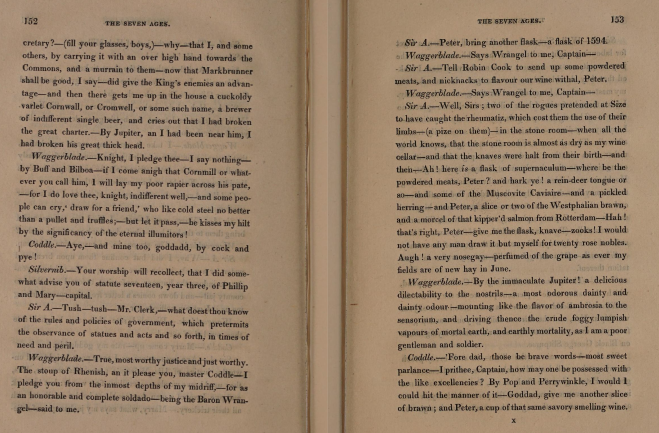
#> input picture testCorpus/medium_size_text.PNG, 1318 x 866 px (shown at 1/2 size)
$ python -i image_processor.py   (imports and definitions only)
#> lines starting #> are read from the running program, lines starting #| are printed output that depends on the picture; after the words box and inside, x2 and y2 are one past the last pixel; in counts of white or black regions, pixels touching at a corner belong together
"""
image_processor.py
Image manipulation operations for gridOCR.
All operations save to a new file and return the new path.
The original is never overwritten.
"""

import cv2
import numpy as np
import os
from pathlib import Path


# [13 lines left out: functions _save, _out_path, not called in this run]


def deskew(image_path: str) -> dict:
    """
    Detect and correct skew using Hough line detection.
    Returns {ok, new_path, angle} where angle is degrees corrected.
    """
#> called with image_path = '../testCorpus/medium_size_text.PNG'
    img = cv2.imread(image_path)
#> img is the input picture: shape (866, 1318, 3); mean B, G, R 106.8, 130.2, 153.1
    if img is None:
        return {"ok": False, "error": f"Cannot read: {image_path}"}

    h, w = img.shape[:2]
#> h = 866; w = 1318
    gray = cv2.cvtColor(img, cv2.COLOR_BGR2GRAY)
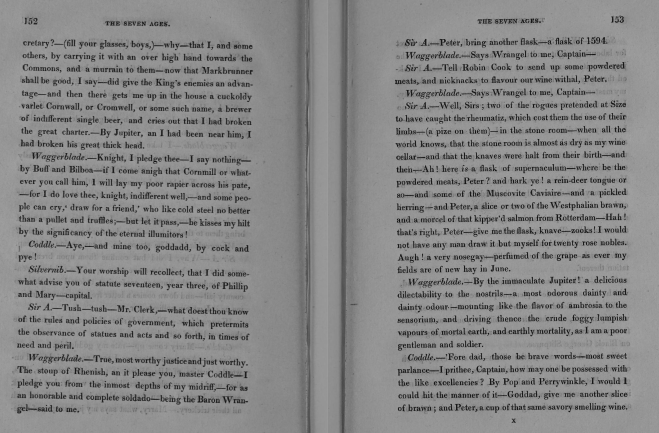
#> gray: shape (866, 1318) (shown at 1/2 size); min 3, max 173, mean 134.4

    # Binarise
    _, binary = cv2.threshold(gray, 0, 255, cv2.THRESH_BINARY_INV + cv2.THRESH_OTSU)
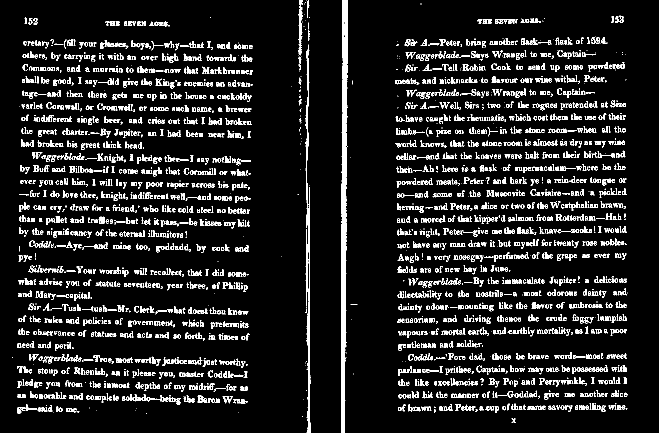
#> binary: shape (866, 1318) (shown at 1/2 size); 9.9% white in thin lines or dots

    # Detect lines via Hough
    edges = cv2.Canny(binary, 50, 150, apertureSize=3)
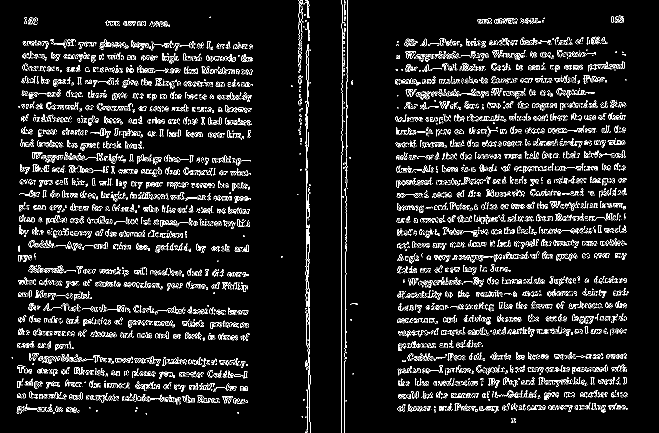
#> edges: shape (866, 1318) (shown at 1/2 size); 6.9% white in thin lines or dots
    lines = cv2.HoughLinesP(edges, 1, np.pi/180, threshold=100,
                             minLineLength=w//4, maxLineGap=20)
#> lines = 150 rows, first 6: [682, 865, 682, 368], [43, 164, 486, 164], [43, 163, 399, 163], [47, 89, 502, 89], [156, 545, 492, 551], [40, 340, 501, 348]

    if lines is None or len(lines) == 0:
        # No lines found — return original
        return {"ok": True, "new_path": image_path, "angle": 0.0}

    # Collect angles of near-horizontal lines only
    angles = []
    for line in lines:
        x1, y1, x2, y2 = line[0]
        if x2 == x1:
            continue
        angle = np.degrees(np.arctan2(y2 - y1, x2 - x1))
        # Only consider lines within ±20° of horizontal
        if abs(angle) <= 20:
            angles.append(angle)
#> this loop made 150 passes
#> (x1, y1, x2, y2, angle) on passes 2 to 13: (43, 164, 486, 164, 0), (43, 163, 399, 163, 0), (47, 89, 502, 89, 0), (156, 545, 492, 551, 1.02), (40, 340, 501, 348, 0.994), (39, 442, 499, 450, 0.996), (793, 440, 1239, 440, 0), (791, 237, 1249, 237, 0), (886, 432, 1242, 438, 0.966), (795, 490, 1246, 490, 0), (796, 614, 1237, 606, -1.04), (41, 443, 499, 451, 1)
#> (x1, y1, x2, y2) on passes 1, 14: (682, 865, 682, 368), (692, 502, 692, 165)
#> after the loop, angles = 148 values, max 1.93 at index 44, min -1.04 at index 10, mean 0.304

    if not angles:
        return {"ok": True, "new_path": image_path, "angle": 0.0}

    # Use median angle
    skew_angle = float(np.median(angles))
#> skew_angle = 0

    if abs(skew_angle) < 0.1:
        return {"ok": True, "new_path": image_path, "angle": 0.0}

    # Rotate to correct skew
    corrected = _rotate_image(img, skew_angle)
    out = _out_path(image_path, "deskewed")
    _save(out, corrected)
    return {"ok": True, "new_path": out, "angle": round(skew_angle, 2)}


# [146 lines left out: functions rotate, adjust_levels, perspective_correct, _rotate_image, not called in this run]

>>> result = deskew('../testCorpus/medium_size_text.PNG')

$ run again, on testCorpus/pg1.PNG
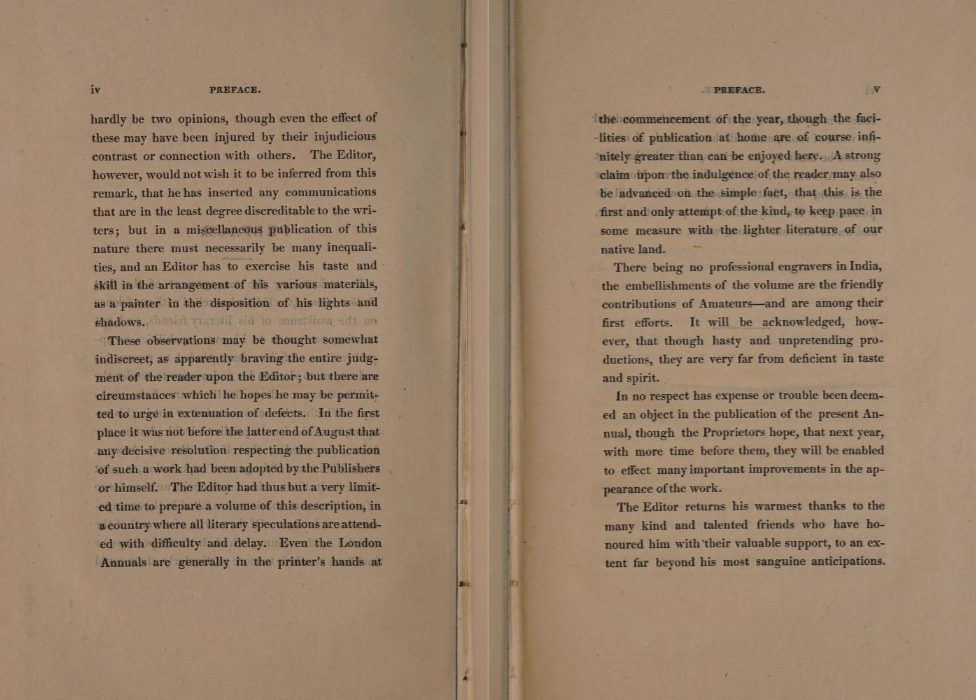
#> input picture testCorpus/pg1.PNG, 976 x 700 px
#> in deskew, img is the input picture: shape (700, 976, 3); mean B, G, R 109, 132, 155.7
#> in deskew, `_, binary = cv2.threshold(gray, 0, 255, cv2.THRESH_BINARY_INV + cv2.TH..`:
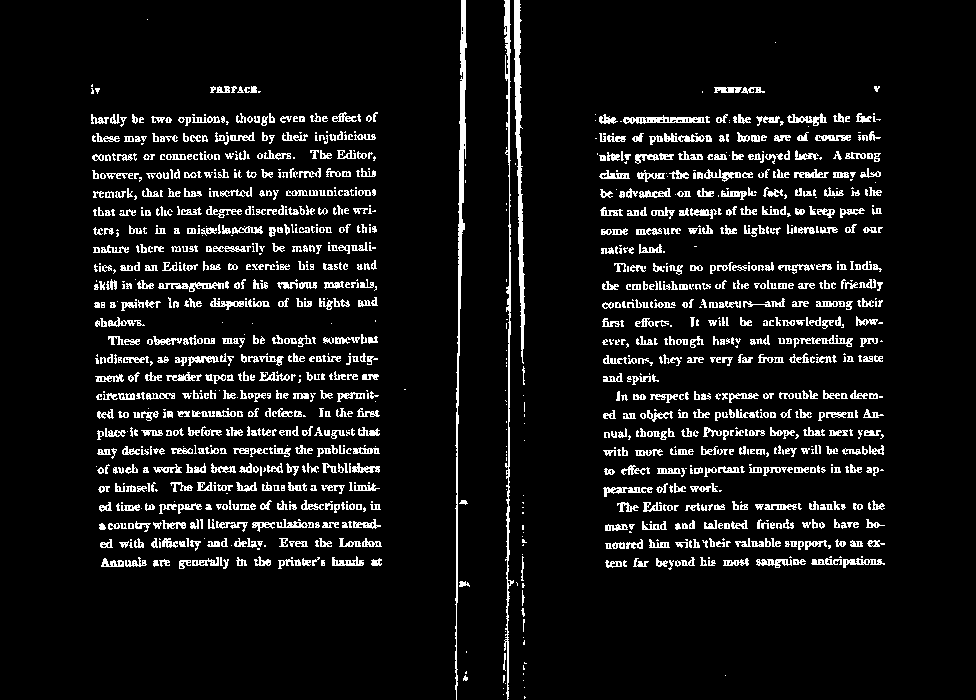
#> binary: shape (700, 976); 8.1% white in thin lines or dots, all inside (x1, y1, x2, y2) = (91, 0, 885, 700)
#> in deskew, `edges = cv2.Canny(binary, 50, 150, apertureSize=3)`:
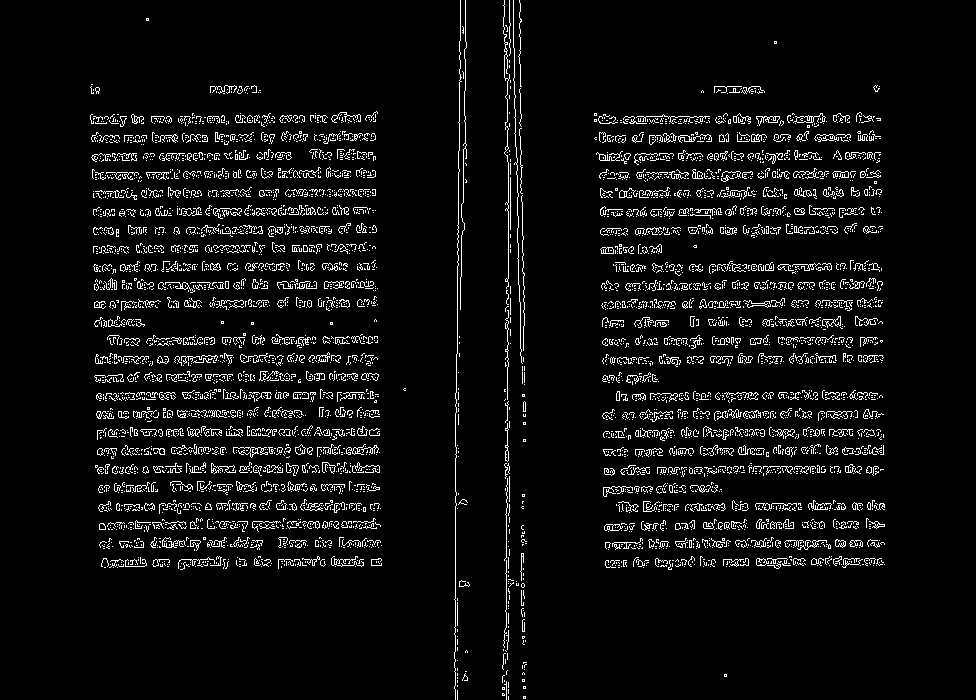
#> edges: shape (700, 976); 5.7% white in thin lines or dots, all inside (x1, y1, x2, y2) = (90, 0, 885, 700)
#> lines = 158 rows, first 6: [90, 116, 375, 116], [455, 699, 455, 393], [506, 699, 506, 405], [94, 288, 377, 288], [596, 153, 874, 153], [103, 559, 381, 559]
#> the loop in deskew, `for line in lines:` made 158 passes
#> (x1, y1, x2, y2, angle) on passes 1, 4, 5: (90, 116, 375, 116, 0), (94, 288, 377, 288, 0), (596, 153, 874, 153, 0)
#> after the loop in deskew, `for line in lines:`: angles = 156 values, max 0 at index 0, min -2.12 at index 78, mean -0.0505
#> skew_angle = 0

$ run again, on testCorpus/pg2.PNG
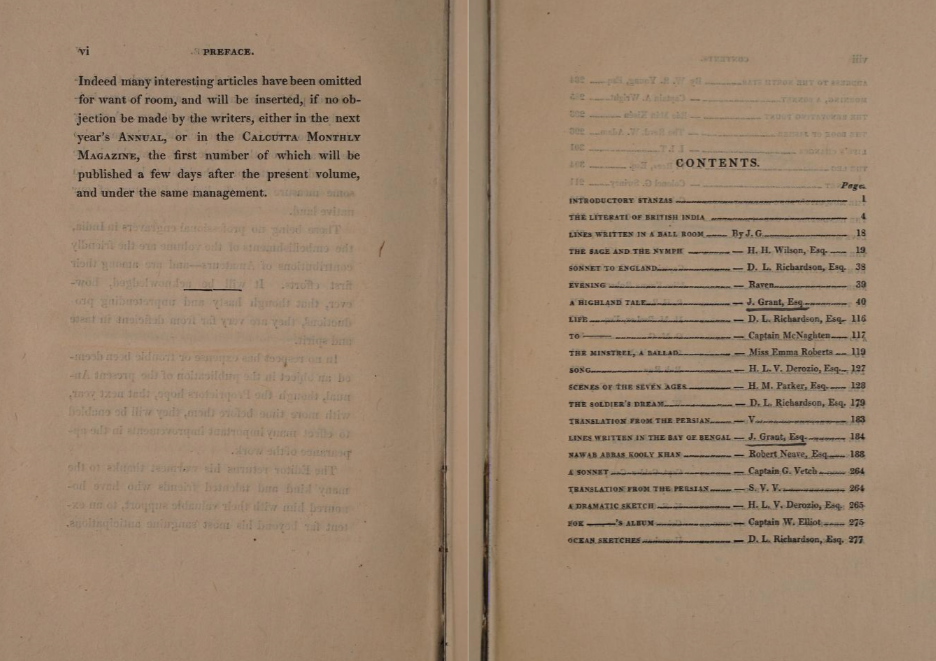
#> input picture testCorpus/pg2.PNG, 936 x 661 px
#> in deskew, img is the input picture: shape (661, 936, 3); mean B, G, R 110.9, 134.2, 157.8
#> in deskew, `_, binary = cv2.threshold(gray, 0, 255, cv2.THRESH_BINARY_INV + cv2.TH..`:
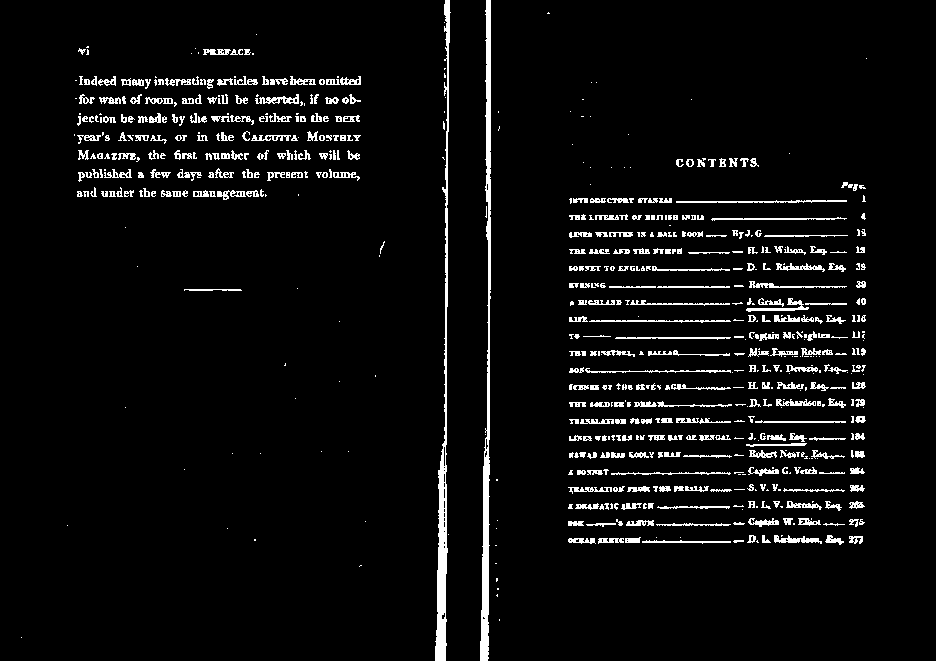
#> binary: shape (661, 936); 4.9% white in thin lines or dots
#> in deskew, `edges = cv2.Canny(binary, 50, 150, apertureSize=3)`:
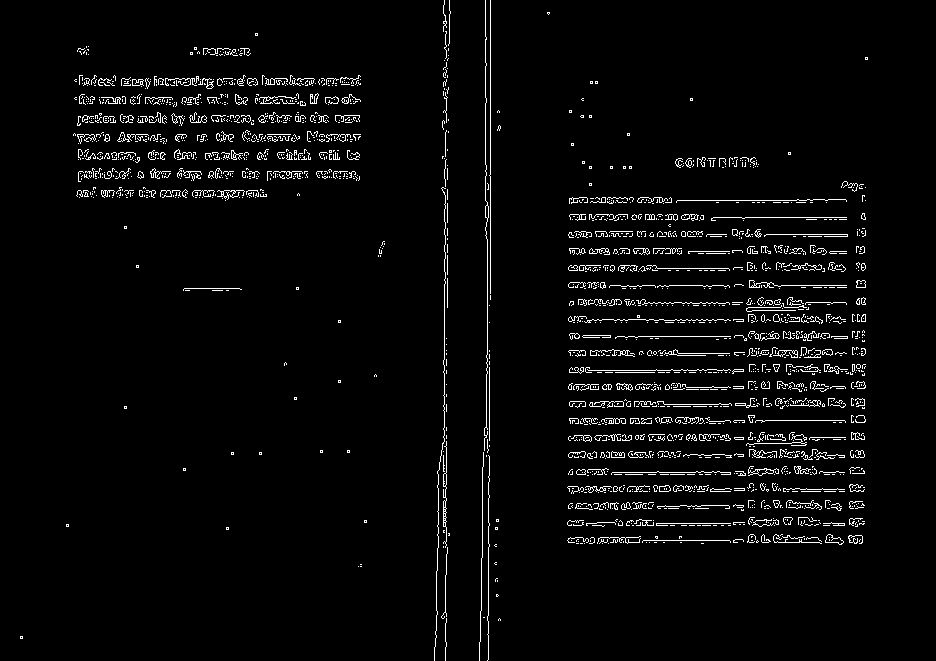
#> edges: shape (661, 936); 3.4% white in thin lines or dots
#> lines = 47 rows, first 6: [490, 299, 490, 0], [445, 283, 445, 15], [444, 541, 444, 158], [485, 235, 485, 0], [446, 574, 446, 338], [569, 491, 863, 491]
#> the loop in deskew, `for line in lines:` made 47 passes
#> (x1, y1, x2, y2, angle) on passes 6 to 13: (569, 491, 863, 491, 0), (569, 200, 865, 200, 0), (568, 285, 865, 285, 0), (569, 420, 865, 420, 0), (569, 472, 864, 472, 0), (567, 523, 864, 523, 0), (610, 336, 857, 336, 0), (567, 540, 862, 540, 0)
#> after the loop in deskew, `for line in lines:`: angles = 42 values, max 1.02 at index 40, min -1.12 at index 19, mean -0.0657
#> skew_angle = 0

$ run again, on testCorpus/pg3.PNG
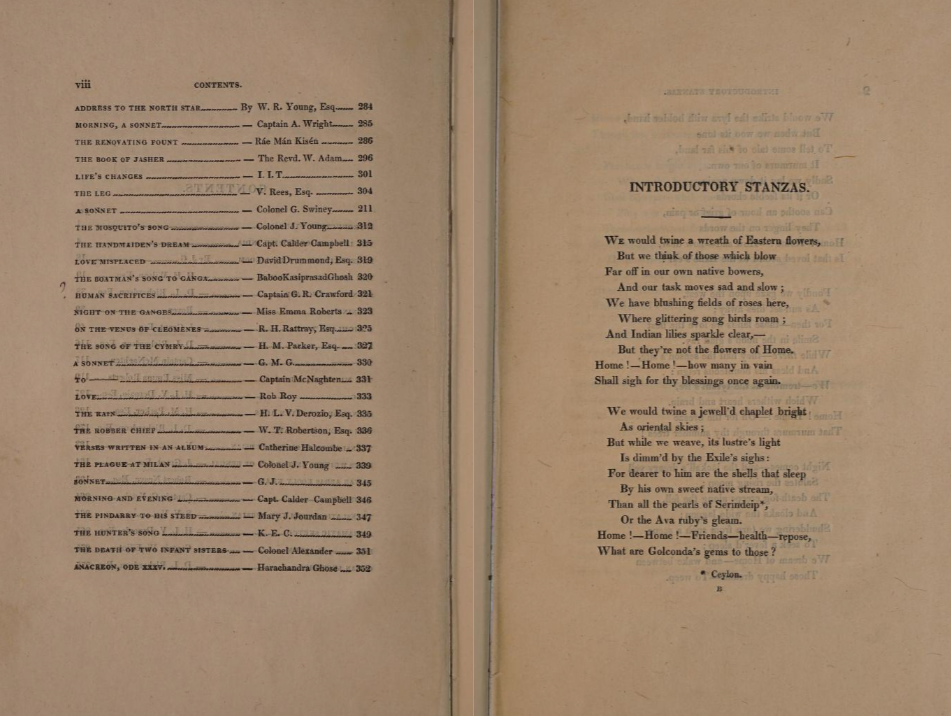
#> input picture testCorpus/pg3.PNG, 951 x 716 px
#> in deskew, img is the input picture: shape (716, 951, 3); mean B, G, R 108.8, 133.6, 158.6
#> in deskew, `_, binary = cv2.threshold(gray, 0, 255, cv2.THRESH_BINARY_INV + cv2.TH..`:
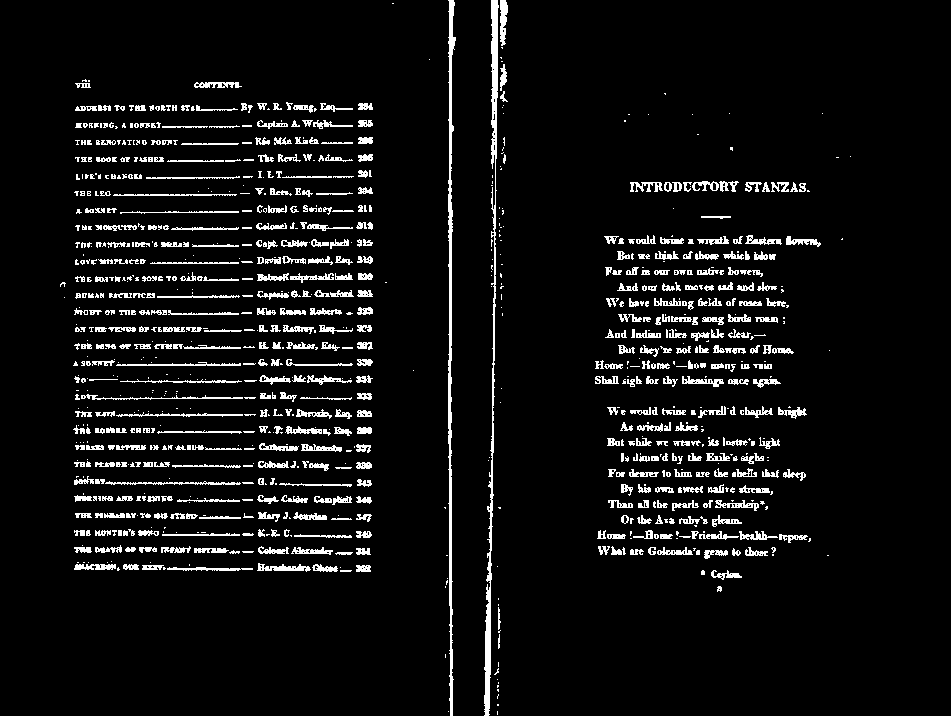
#> binary: shape (716, 951); 6.4% white in thin lines or dots, all inside (x1, y1, x2, y2) = (60, 0, 851, 716)
#> in deskew, `edges = cv2.Canny(binary, 50, 150, apertureSize=3)`:
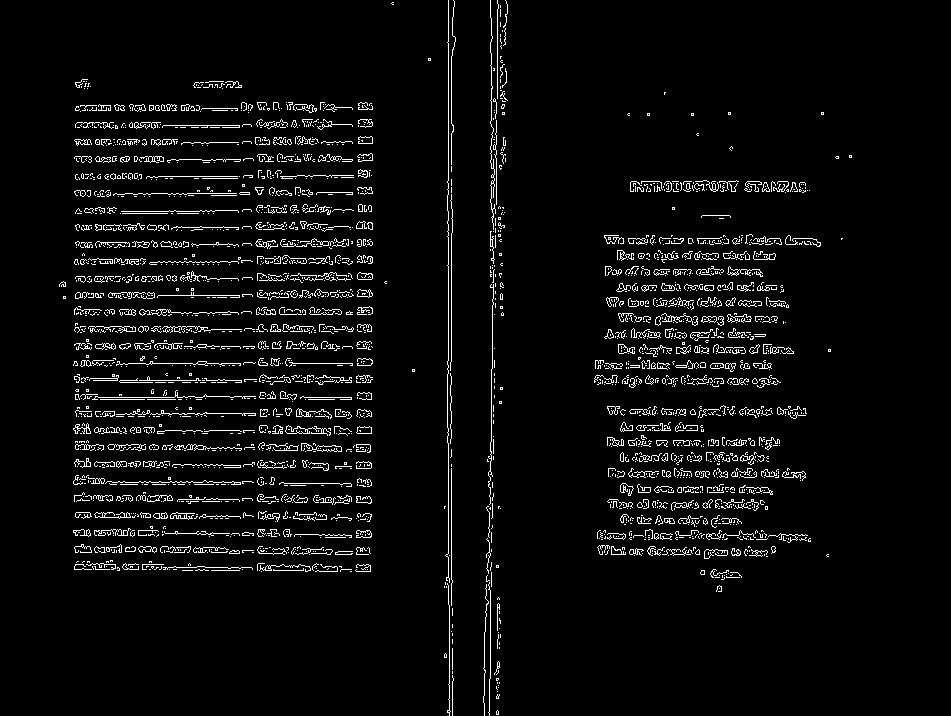
#> edges: shape (716, 951); 4.5% white in thin lines or dots, all inside (x1, y1, x2, y2) = (59, 0, 852, 716)
#> lines = 31 rows, first 6: [451, 605, 451, 56], [448, 373, 448, 0], [487, 604, 493, 257], [74, 363, 372, 363], [79, 380, 370, 380], [76, 348, 368, 348]
#> the loop in deskew, `for line in lines:` made 31 passes
#> (x1, y1, x2, y2, angle) on passes 3 to 10: (487, 604, 493, 257, -89.01), (74, 363, 372, 363, 0), (79, 380, 370, 380, 0), (76, 348, 368, 348, 0), (76, 413, 371, 413, 0), (76, 244, 372, 244, 0), (74, 430, 371, 430, 0), (490, 635, 494, 360, -89.17)
#> after the loop in deskew, `for line in lines:`: angles = 26 values, max 1.05 at index 16, min -1.1 at index 13, mean -0.00324
#> skew_angle = 0
